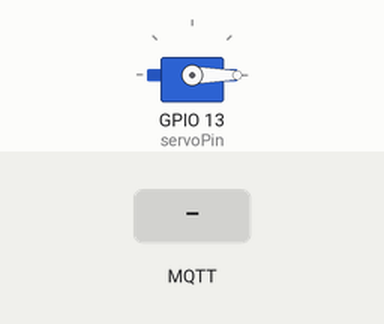
Simulated run of this sketch. Board: ESP32. On the bench: servo. The test bench sets the inputs (shaded band). WiFi joins after 1.5 s; servers stay silent unless stated; no MQTT or app messages arrive unless stated; what the sketch prints to the serial monitor is not drawn.

Above: at 2.7 s.
2.8 s: MQTT message "FEED" arrives on the first subscribed topic
At 3.2 s:
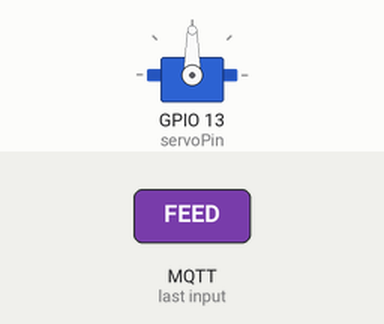
5.3 s: MQTT message "1" arrives on the first subscribed topic
6.8 s: MQTT message "on" arrives on the first subscribed topic
Timing chart, 0 to 9.8 s (numbered marks = the images above; inputs shaded):
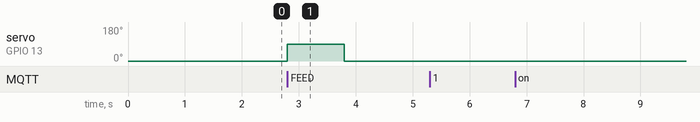

The sketch:

esp32_feeder.ino
```cpp
#include <WiFi.h>
#include <PubSubClient.h>
#include <ESP32Servo.h>

// --- KHUSUS WOKWI (JANGAN DIGANTI) ---
const char* ssid = "Wokwi-GUEST"; // WiFi Virtual Wokwi
const char* password = "";        // Password kosong

// --- KONFIGURASI MQTT ---
const char* mqtt_server = "broker.emqx.io";
const int mqtt_port = 1883;
const char* mqtt_topic = "ikan/pakan/perintah"; // Harus sama dengan Flutter
const char* clientID = "ESP32_Wokwi_Simulator"; // ID Unik

WiFiClient espClient;
PubSubClient client(espClient);
Servo myServo;

const int servoPin = 13;

void setup() {
  Serial.begin(115200);

  // Setup Servo
  myServo.attach(servoPin);
  myServo.write(0); // Posisi awal (Tertutup)

  setup_wifi();
  client.setServer(mqtt_server, mqtt_port);
  client.setCallback(callback);
}

void setup_wifi() {
  delay(10);
  Serial.println();
  Serial.print("Connecting to WiFi...");

  // Wokwi connect ke Virtual WiFi
  WiFi.begin(ssid, password);

  while (WiFi.status() != WL_CONNECTED) {
    delay(500);
    Serial.print(".");
  }

  Serial.println("");
  Serial.println("WiFi Connected!");
  Serial.print("IP: ");
  Serial.println(WiFi.localIP());
}

void callback(char* topic, byte* payload, unsigned int length) {
  String message = "";
  Serial.print("Pesan Masuk: ");
  for (int i = 0; i < length; i++) {
    message += (char)payload[i];
  }
  Serial.println(message);

  if (message == "FEED") {
    Serial.println("STATUS: MEMBERI MAKAN (SERVO 90 DERAJAT)");
    myServo.write(90); // Buka
    delay(1000);

    Serial.println("STATUS: SELESAI (SERVO 0 DERAJAT)");
    myServo.write(0);  // Tutup
  }
}

void reconnect() {
  while (!client.connected()) {
    Serial.print("Menghubungkan ke MQTT...");
    if (client.connect(clientID)) {
      Serial.println("Berhasil Terhubung!");
      client.subscribe(mqtt_topic);
    } else {
      Serial.print("Gagal, rc=");
      Serial.print(client.state());
      Serial.println(" coba lagi 5 detik...");
      delay(5000);
    }
  }
}

void loop() {
  if (!client.connected()) {
    reconnect();
  }
  client.loop();
}
```

Measured:
- after the input at 2.8 s, servo on GPIO 13 (servoPin): 0° → 90° at once, → 0° 1.0 s later
- after the input at 5.3 s, every drawn part: stays the same
- after the input at 6.8 s, every drawn part: stays the same
